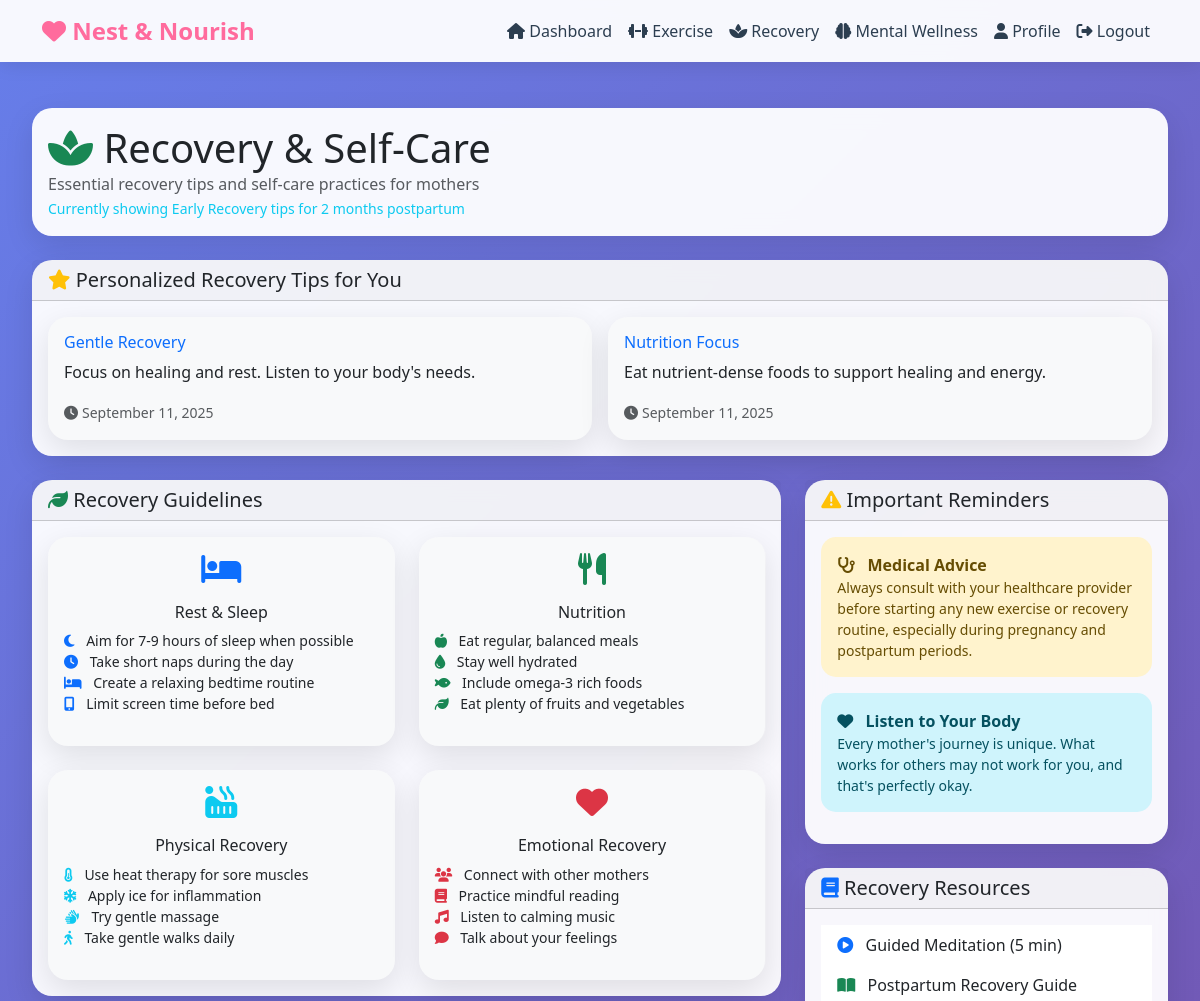
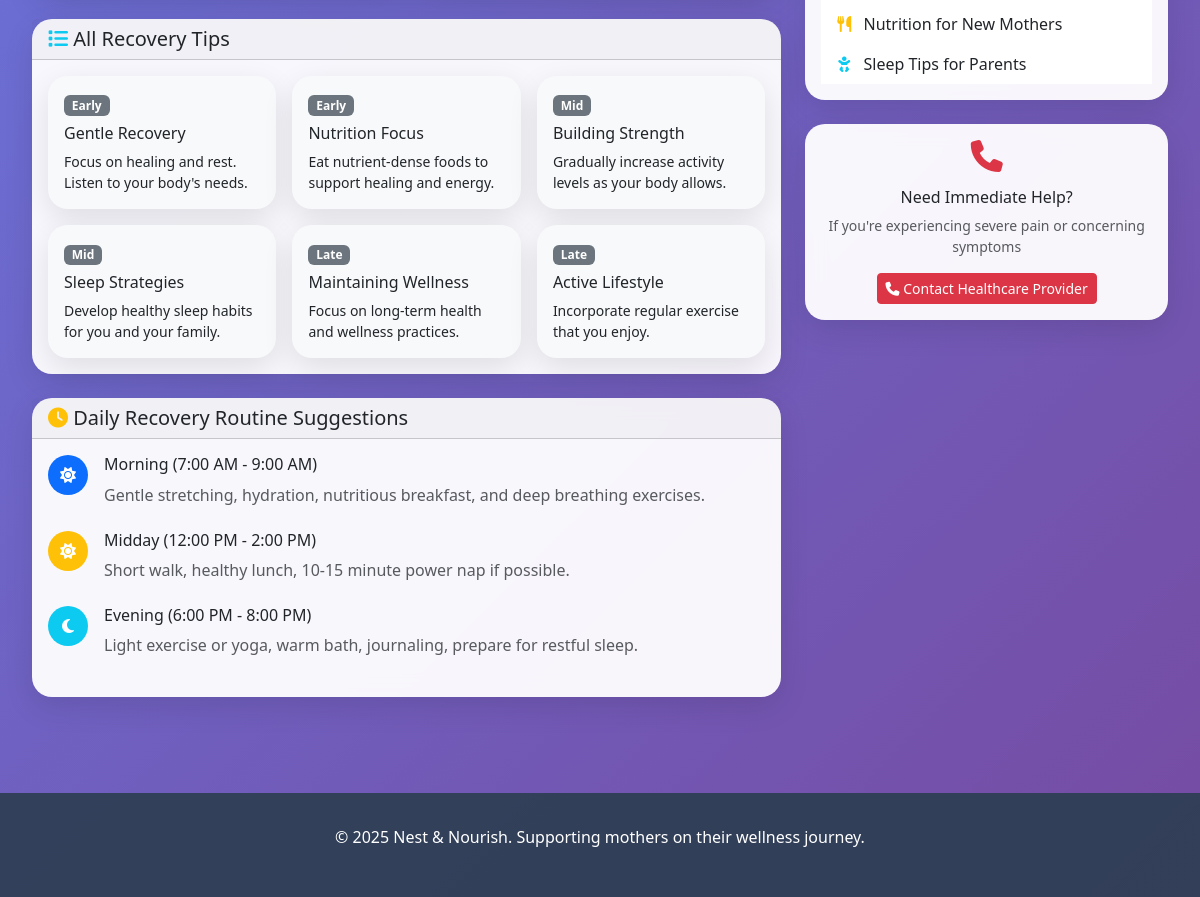
The page /recovery (signed in) on the database its author committed (2 pictures, top to bottom).
### app.py (models this page shows)
class User(UserMixin, db.Model):
    id = db.Column(db.Integer, primary_key=True)
    username = db.Column(db.String(80), unique=True, nullable=False)
    email = db.Column(db.String(120), unique=True, nullable=False)
    password_hash = db.Column(db.String(120), nullable=False)
    full_name = db.Column(db.String(100), nullable=False)
    date_joined = db.Column(db.DateTime, default=datetime.utcnow)
    postpartum_months = db.Column(db.Integer, default=0)
    is_admin = db.Column(db.Boolean, default=False)
    exercises = db.relationship('Exercise', backref='user', lazy=True)
    wellness_entries = db.relationship('WellnessEntry', backref='user', lazy=True)
    progress_entries = db.relationship('ProgressEntry', backref='user', lazy=True)

class RecoveryTip(db.Model):
    id = db.Column(db.Integer, primary_key=True)
    title = db.Column(db.String(100), nullable=False)
    content = db.Column(db.Text, nullable=False)
    recovery_stage = db.Column(db.String(50), nullable=False)  # e.g., "Early", "Mid", "Late"
    created_at = db.Column(db.DateTime, default=datetime.utcnow)
    is_active = db.Column(db.Boolean, default=True)

### app.py (the view)
@app.route('/recovery')
def recovery():
    if 'user_id' not in session:
        flash('Please log in to access this page.', 'warning')
        return redirect(url_for('login'))
    user = User.query.get(session['user_id'])
    if user.postpartum_months <= 3:
        stage = "Early"
    elif user.postpartum_months <= 12:
        stage = "Mid"
    else:
        stage = "Late"
    recovery_tips = RecoveryTip.query.filter_by(recovery_stage=stage, is_active=True).all()
    all_recovery_tips = RecoveryTip.query.filter_by(is_active=True).all()
    return render_template('recovery.html',
                         recovery_tips=recovery_tips,
                         all_recovery_tips=all_recovery_tips,
                         user=user)

### templates/recovery.html (shortened to what this page needs)
{% extends "base.html" %}
{% block content %}
<div class="container-custom">
    <div class="row">
        <div class="col-12">
            <div class="card mb-4">
                <div class="card-body">
                    <h1 class="mb-0">
                        <i class="fas fa-spa text-success"></i> Recovery & Self-Care
                    </h1>
                    <p class="text-muted mb-0">Essential recovery tips and self-care practices for mothers</p>
                    {% if user.postpartum_months <= 3 %}
                        <small class="text-info">Currently showing Early Recovery tips for {{ user.postpartum_months }} months postpartum</small>
                    {% elif user.postpartum_months <= 12 %}
                        <small class="text-info">Currently showing Mid Recovery tips for {{ user.postpartum_months }} months postpartum</small>
                    {% else %}
                        <small class="text-info">Currently showing Late Recovery tips for {{ user.postpartum_months }} months postpartum</small>
                    {% endif %}
                </div>
            </div>
        </div>
    </div>
    {% if recovery_tips %}
    <div class="row mb-4">
        <div class="col-12">
            <div class="card">
                <div class="card-header">
                    <h5 class="mb-0">
                        <i class="fas fa-star text-warning"></i> Personalized Recovery Tips for You
                    </h5>
                </div>
                <div class="card-body">
                    <div class="row g-3">
                        {% for tip in recovery_tips %}
                        <div class="col-md-6">
                            <div class="card border-0 bg-light h-100">
                                <div class="card-body">
                                    <h6 class="card-title text-primary">{{ tip.title }}</h6>
                                    <p class="card-text">{{ tip.content }}</p>
                                    <small class="text-muted">
                                        <i class="fas fa-clock me-1"></i>{{ tip.created_at.strftime('%B %d, %Y') }}
                                    </small>
                                </div>
                            </div>
                        </div>
                        {% endfor %}
                    </div>
                </div>
            </div>
        </div>
    </div>
    {% endif %}
    <div class="row g-4">
        <div class="col-lg-8">
            <div class="card">
                <div class="card-header">
                    <h5 class="mb-0">
                        <i class="fas fa-leaf text-success"></i> Recovery Guidelines
                    </h5>
                </div>
                <div class="card-body">
                    <div class="row g-4">
                        <div class="col-md-6">
                            <div class="card border-0 bg-light h-100">
                                <div class="card-body">
                                    <div class="text-center mb-3">
                                        <i class="fas fa-bed fa-2x text-primary"></i>
                                    </div>
                                    <h6 class="text-center">Rest & Sleep</h6>
                                    <ul class="list-unstyled small">
                                        <li><i class="fas fa-moon text-primary me-2"></i> Aim for 7-9 hours of sleep when possible</li>
                                        <li><i class="fas fa-clock text-primary me-2"></i> Take short naps during the day</li>
                                        <li><i class="fas fa-bed text-primary me-2"></i> Create a relaxing bedtime routine</li>
                                        <li><i class="fas fa-mobile-alt text-primary me-2"></i> Limit screen time before bed</li>
                                    </ul>
                                </div>
                            </div>
                        </div>
                        <div class="col-md-6">
                            <div class="card border-0 bg-light h-100">
                                <div class="card-body">
                                    <div class="text-center mb-3">
                                        <i class="fas fa-utensils fa-2x text-success"></i>
                                    </div>
                                    <h6 class="text-center">Nutrition</h6>
                                    <ul class="list-unstyled small">
                                        <li><i class="fas fa-apple-alt text-success me-2"></i> Eat regular, balanced meals</li>
                                        <li><i class="fas fa-tint text-success me-2"></i> Stay well hydrated</li>
                                        <li><i class="fas fa-fish text-success me-2"></i> Include omega-3 rich foods</li>
                                        <li><i class="fas fa-leaf text-success me-2"></i> Eat plenty of fruits and vegetables</li>
                                    </ul>
                                </div>
                            </div>
                        </div>
                        <div class="col-md-6">
                            <div class="card border-0 bg-light h-100">
                                <div class="card-body">
                                    <div class="text-center mb-3">
                                        <i class="fas fa-hot-tub fa-2x text-info"></i>
                                    </div>
                                    <h6 class="text-center">Physical Recovery</h6>
                                    <ul class="list-unstyled small">
                                        <li><i class="fas fa-thermometer-half text-info me-2"></i> Use heat therapy for sore muscles</li>
                                        <li><i class="fas fa-snowflake text-info me-2"></i> Apply ice for inflammation</li>
                                        <li><i class="fas fa-hands text-info me-2"></i> Try gentle massage</li>
                                        <li><i class="fas fa-walking text-info me-2"></i> Take gentle walks daily</li>
                                    </ul>
                                </div>
                            </div>
                        </div>
                        <div class="col-md-6">
                            <div class="card border-0 bg-light h-100">
                                <div class="card-body">
                                    <div class="text-center mb-3">
                                        <i class="fas fa-heart fa-2x text-danger"></i>
                                    </div>
                                    <h6 class="text-center">Emotional Recovery</h6>
                                    <ul class="list-unstyled small">
                                        <li><i class="fas fa-users text-danger me-2"></i> Connect with other mothers</li>
                                        <li><i class="fas fa-book text-danger me-2"></i> Practice mindful reading</li>
                                        <li><i class="fas fa-music text-danger me-2"></i> Listen to calming music</li>
                                        <li><i class="fas fa-comment text-danger me-2"></i> Talk about your feelings</li>
                                    </ul>
                                </div>
                            </div>
                        </div>
                    </div>
                </div>
            </div>
            {% if all_recovery_tips %}
            <div class="card mt-4">
                <div class="card-header">
                    <h5 class="mb-0">
                        <i class="fas fa-list text-info"></i> All Recovery Tips
                    </h5>
                </div>
                <div class="card-body">
                    <div class="row g-3">
                        {% for tip in all_recovery_tips %}
                        <div class="col-md-4">
                            <div class="card border-0 bg-light h-100">
                                <div class="card-body">
                                    <span class="badge bg-secondary mb-2">{{ tip.recovery_stage }}</span>
                                    <h6 class="card-title">{{ tip.title }}</h6>
                                    <p class="card-text small">{{ tip.content }}</p>
                                </div>
                            </div>
                        </div>
                        {% endfor %}
                    </div>
                </div>
            </div>
            {% endif %}
            <div class="card mt-4">
                <div class="card-header">
                    <h5 class="mb-0">
                        <i class="fas fa-clock text-warning"></i> Daily Recovery Routine Suggestions
                    </h5>
                </div>
                <div class="card-body">
                    <div class="timeline">
                        <div class="d-flex mb-4">
                            <div class="flex-shrink-0">
                                <div class="bg-primary text-white rounded-circle d-flex align-items-center justify-content-center" style="width: 40px; height: 40px;">
                                    <i class="fas fa-sun"></i>
                                </div>
                            </div>
                            <div class="flex-grow-1 ms-3">
                                <h6>Morning (7:00 AM - 9:00 AM)</h6>
                                <p class="text-muted mb-0">Gentle stretching, hydration, nutritious breakfast, and deep breathing exercises.</p>
                            </div>
                        </div>
                        <div class="d-flex mb-4">
                            <div class="flex-shrink-0">
                                <div class="bg-warning text-white rounded-circle d-flex align-items-center justify-content-center" style="width: 40px; height: 40px;">
                                    <i class="fas fa-sun"></i>
                                </div>
                            </div>
                            <div class="flex-grow-1 ms-3">
                                <h6>Midday (12:00 PM - 2:00 PM)</h6>
                                <p class="text-muted mb-0">Short walk, healthy lunch, 10-15 minute power nap if possible.</p>
                            </div>
                        </div>
                        <div class="d-flex mb-4">
                            <div class="flex-shrink-0">
                                <div class="bg-info text-white rounded-circle d-flex align-items-center justify-content-center" style="width: 40px; height: 40px;">
                                    <i class="fas fa-moon"></i>
                                </div>
                            </div>
                            <div class="flex-grow-1 ms-3">
                                <h6>Evening (6:00 PM - 8:00 PM)</h6>
                                <p class="text-muted mb-0">Light exercise or yoga, warm bath, journaling, prepare for restful sleep.</p>
                            </div>
                        </div>
                    </div>
                </div>
            </div>
        </div>
        <div class="col-lg-4">
            <div class="card">
                <div class="card-header">
                    <h5 class="mb-0">
                        <i class="fas fa-exclamation-triangle text-warning"></i> Important Reminders
                    </h5>
                </div>
                <div class="card-body">
                    <div class="alert alert-warning">
                        <strong><i class="fas fa-stethoscope me-2"></i> Medical Advice</strong>
                        <p class="mb-0 small">Always consult with your healthcare provider before starting any new exercise or recovery routine, especially during pregnancy and postpartum periods.</p>
                    </div>
                    <div class="alert alert-info">
                        <strong><i class="fas fa-heart me-2"></i> Listen to Your Body</strong>
                        <p class="mb-0 small">Every mother's journey is unique. What works for others may not work for you, and that's perfectly okay.</p>
                    </div>
                </div>
            </div>
            <div class="card mt-4">
                <div class="card-header">
                    <h5 class="mb-0">
                        <i class="fas fa-book text-primary"></i> Recovery Resources
                    </h5>
                </div>
                <div class="card-body">
                    <div class="list-group list-group-flush">
                        <a href="#" class="list-group-item list-group-item-action border-0">
                            <i class="fas fa-play-circle text-primary me-2"></i>
                            Guided Meditation (5 min)
                        </a>
                        <a href="#" class="list-group-item list-group-item-action border-0">
                            <i class="fas fa-book-open text-success me-2"></i>
                            Postpartum Recovery Guide
                        </a>
                        <a href="#" class="list-group-item list-group-item-action border-0">
                            <i class="fas fa-utensils text-warning me-2"></i>
                            Nutrition for New Mothers
                        </a>
                        <a href="#" class="list-group-item list-group-item-action border-0">
                            <i class="fas fa-baby text-info me-2"></i>
                            Sleep Tips for Parents
                        </a>
                    </div>
                </div>
            </div>
            <div class="card mt-4">
                <div class="card-body text-center">
                    <i class="fas fa-phone fa-2x text-danger mb-3"></i>
                    <h6>Need Immediate Help?</h6>
                    <p class="small text-muted mb-3">If you're experiencing severe pain or concerning symptoms</p>
                    <button class="btn btn-danger btn-sm">
                        <i class="fas fa-phone"></i> Contact Healthcare Provider
                    </button>
                </div>
            </div>
        </div>
    </div>
</div>
{% endblock %}

### rows shown on the page
User: postpartum_months "2"
RecoveryTip: title "Gentle Recovery", content "Focus on healing and rest. Listen to your body's needs.", created_at "September 11, 2025", recovery_stage "Early"
RecoveryTip: title "Nutrition Focus", content "Eat nutrient-dense foods to support healing and energy.", created_at "September 11, 2025", recovery_stage "Early"
RecoveryTip: recovery_stage "Mid", title "Building Strength", content "Gradually increase activity levels as your body allows."
RecoveryTip: recovery_stage "Mid", title "Sleep Strategies", content "Develop healthy sleep habits for you and your family."
RecoveryTip: recovery_stage "Late", title "Maintaining Wellness", content "Focus on long-term health and wellness practices."
RecoveryTip: recovery_stage "Late", title "Active Lifestyle", content "Incorporate regular exercise that you enjoy."
